Frame 1 (no input): blank canvas, image omitted
Frame 60 (no input): blank canvas, image omitted
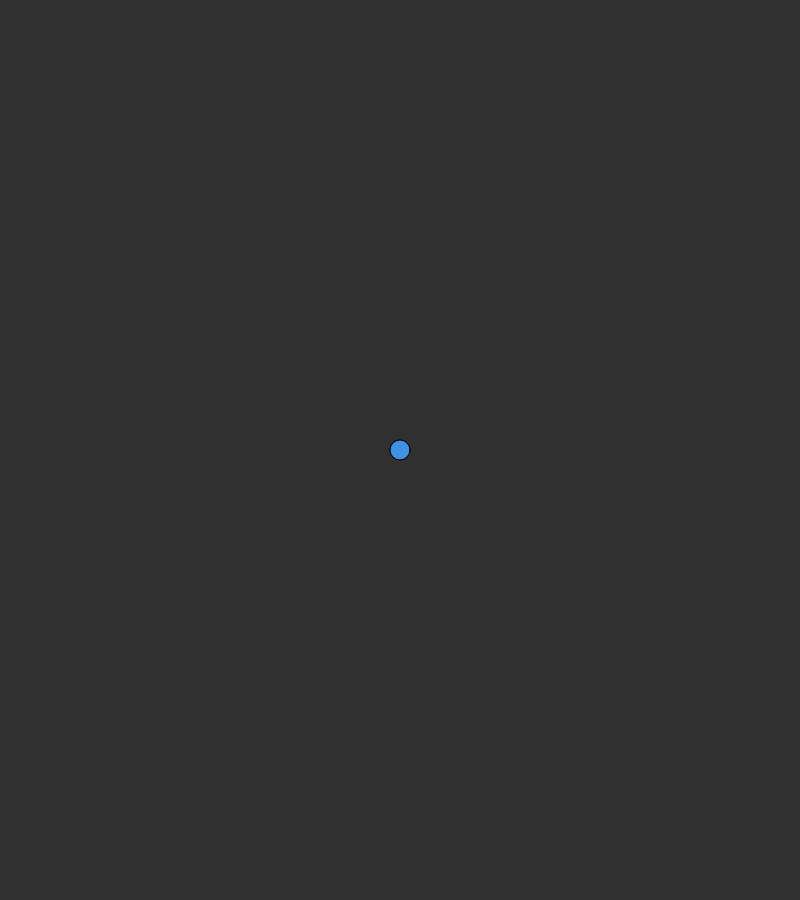
Frame 120 (the mouse pressed at the canvas centre since frame 60)

The p5.js sketch whose frames 1 and 60 were blank and that drew this single picture after the mouse press (run headless with seeded random() and noise() and a simulated clock; from frame 60 on, the mouse is pressed at the canvas centre):

// p5.js sketch
// ── sketch.js
//Ayesha Khan
//9/13/17

function setup () {
  createCanvas(800,900);
}


function draw() {
background(50, 100);
fill(63, 145, 227);
ellipse(mouseX,mouseY, 20, 20);
console.log("check, check, ");
}
